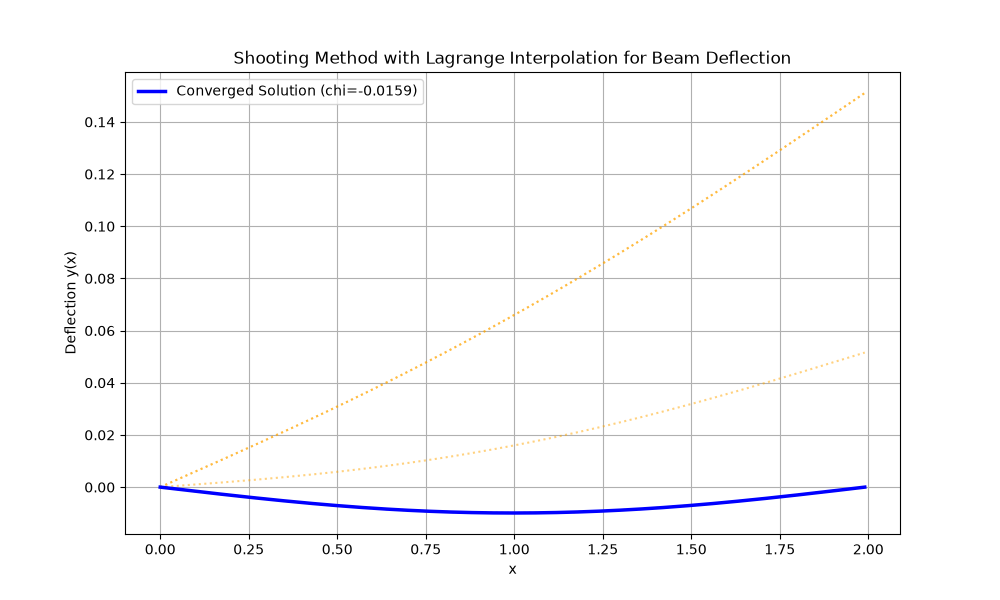

This chart was generated by the following Python code:
import matplotlib.pyplot as plt
from a_man_lib import RK4

# Parameters from the problem
Y = 2e11
q = 5000
alpha = 0.05 * 0.05
I = alpha**2 / 12
L = 2.0

# Define functions for the system of first-order ODEs
def func1(y, dy, x):
    return dy

def func2(y, dy, x):
    f_val = -(q / (2 * Y * I)) * x * (x - L)
    return f_val

Interval = [0, L]
slope_list = [func1, func2]

# Initial guesses for chi (slope at x = 0)
x_guess_1 = 0.01
x_guess_2 = 0.06

chi_upper = max(x_guess_1, x_guess_2)
chi_lower = min(x_guess_1, x_guess_2)

tol = 1000.0  # Initial tolerance flag to enter the loop
target_val = 0.0  # Boundary condition at x = L is y(L) = 0
wrong_curves = []  # Array to store all intermediate/wrong deflection curves

max_iterations = 50
iteration_count = 0

while tol > 0.001 and iteration_count < max_iterations:
    iteration_count += 1
    
    y0_lower = [0.0, chi_lower]
    y0_upper = [0.0, chi_upper]
    
    # Integrate both boundary guesses
    y_hist_lower, x_intr = RK4(slope_list, Interval, y0_lower, dx=0.01)
    y_hist_upper, x_intr = RK4(slope_list, Interval, y0_upper, dx=0.01)

    y_vals_lower = [state[0] for state in y_hist_lower]
    y_vals_upper = [state[0] for state in y_hist_upper]

    # Store wrong curves for later plotting
    wrong_curves.append((x_intr, y_vals_lower, f"Iter {iteration_count} (lower)"))
    wrong_curves.append((x_intr, y_vals_upper, f"Iter {iteration_count} (upper)"))

    # Boundary residuals at x = L (i.e., last element)
    y_b_lower = y_vals_lower[-1]
    y_b_upper = y_vals_upper[-1]
    
    # Calculate current tolerance based on boundary mismatch
    tol = abs(y_b_lower - target_val)
    if tol < 1e-6:
        break

    # Lagrange interpolation formula from image: 
    # chi = chi_l + ((chi_h - chi_l) / (y_chi_h(b) - y_chi_l(b))) * (y(b) - y_chi_l(b))[cite: 2]
    # Here y(b) target is 0.0
    chi_new = chi_lower + ((chi_upper - chi_lower) / (y_b_upper - y_b_lower)) * (target_val - y_b_lower)

    # Bracket update logic based on residuals/signs
    if y_b_lower * y_b_upper < 0:
        # Standard root bracketing: choose which side chi_new replaces
        if y_b_lower * ((RK4(slope_list, Interval, [0.0, chi_new], dx=0.01)[0][-1][0]) - target_val) < 0:
            chi_upper = chi_new
        else:
            chi_lower = chi_new
    else:
        # Fallback adjustment if signs match
        chi_lower = chi_upper
        chi_upper = chi_new

# Final converged integration run
y_hist_final, x_intr = RK4(slope_list, Interval, [0.0, chi_lower], dx=0.01)
y_vals_final = [state[0] for state in y_hist_final]

# Plotting results
plt.figure(figsize=(10, 6))

# Plot all stored wrong curves faintly
for x_vals, y_vals, label in wrong_curves:
    plt.plot(x_vals, y_vals, color='orange', alpha=0.5, linestyle=':')

# Highlight the final converged solution
plt.plot(x_intr, y_vals_final, color='blue', linewidth=2.5, label=f'Converged Solution (chi={chi_lower:.4f})')

plt.title('Shooting Method with Lagrange Interpolation for Beam Deflection')
plt.xlabel('x')
plt.ylabel('Deflection y(x)')
plt.legend()
plt.grid(True)
plt.savefig("Problem_1.png")
plt.show()

def find_min_and_half_min(lst):
    m = min(lst)
    return m, m / 2

mx,hmx = find_min_and_half_min(y_vals_final)

print(f"Maximum Depression {abs(mx)}")
print(f"Half Maximum Depression {abs(hmx)}")

## End of the problem ##
## Terminal Output for refernce ## 
""""
Maximum Depression -0.009919601999999972
Half Maximum Depression -0.004959800999999986
"""
